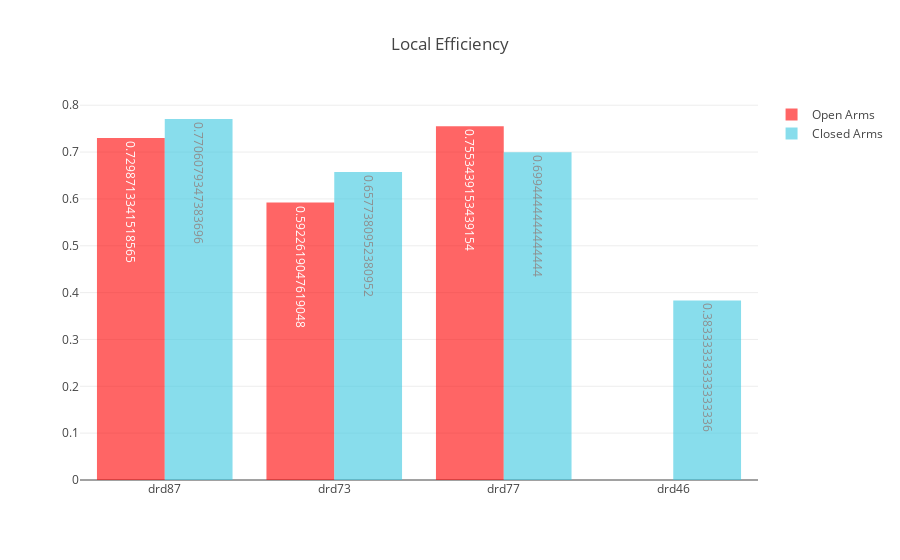

Notebook cell for this chart:
### Code cell
labels, open_arms_measures, closed_arms_measures = get_measures_for_plot()
plot_network_measures(open_arms_measures, closed_arms_measures, *labels, title="Local Efficiency")

### Figure 1 — Plotly figure (JSON) as saved in the notebook; plotly's stock layout.template omitted (floating-point values rounded to 4 significant figures)
{"data": [{"marker": {"color": "rgb(255, 0, 0)"}, "name": "Open Arms", "opacity": 0.6, "text": [0.7299, 0.5923, 0.7553, 0], "textposition": "auto", "type": "bar", "uid": "a73cf6", "x": ["drd87", "drd73", "drd77", "drd46"], "y": [0.7299, 0.5923, 0.7553, 0]}, {"marker": {"color": "rgb(58,200,225)"}, "name": "Closed Arms", "opacity": 0.6, "text": [0.7706, 0.6577, 0.6994, 0.3833], "textposition": "auto", "type": "bar", "uid": "5f3713", "x": ["drd87", "drd73", "drd77", "drd46"], "y": [0.7706, 0.6577, 0.6994, 0.3833]}], "layout": {"autosize": true, "title": "Local Efficiency", "xaxis": {"autorange": true, "range": [-0.5, 3.5], "type": "category"}, "yaxis": {"autorange": true, "range": [0, 0.8112], "type": "linear"}}}
